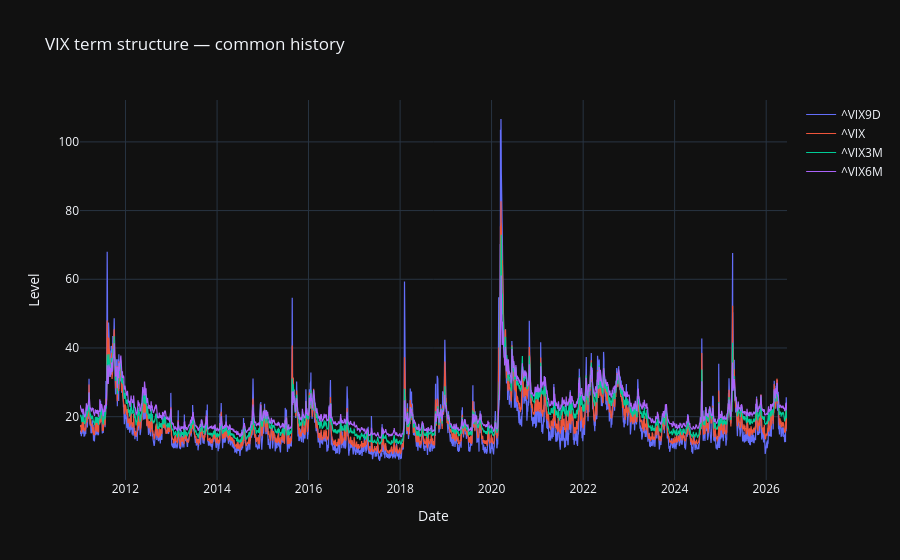

Notebook cell for this chart:
### Markdown cell above
## Quick visual sanity check

Term structure should generally fan out sensibly (VIX9D most volatile/noisy,
VIX6M smoothest), with all four co-moving in level.

### Code cell
fig = go.Figure()
for ticker in VIX_TICKERS:
    fig.add_trace(go.Scatter(
        x=vix_df_common.index,
        y=vix_df_common[ticker],
        mode="lines",
        name=ticker,
        line=dict(width=1.2),
    ))

fig.update_layout(
    title="VIX term structure — common history",
    xaxis_title="Date",
    yaxis_title="Level",
    template="plotly_dark",
    hovermode="x unified",
)
fig.show()

### Figure 1 — Plotly figure (JSON) as saved in the notebook; plotly's stock layout.template omitted (floating-point values rounded to 4 significant figures; data arrays with more than 128 entries replaced by an {"elided": "..."} marker saying what was removed)
{"data": [{"line": {"width": 1.2}, "mode": "lines", "name": "^VIX9D", "type": "scatter", "x": {"elided": "3885 str values"}, "y": {"elided": "3885 float values"}}, {"line": {"width": 1.2}, "mode": "lines", "name": "^VIX", "type": "scatter", "x": {"elided": "3885 str values"}, "y": {"elided": "3885 float values"}}, {"line": {"width": 1.2}, "mode": "lines", "name": "^VIX3M", "type": "scatter", "x": {"elided": "3885 str values"}, "y": {"elided": "3885 float values"}}, {"line": {"width": 1.2}, "mode": "lines", "name": "^VIX6M", "type": "scatter", "x": {"elided": "3885 str values"}, "y": {"elided": "3885 float values"}}], "layout": {"hovermode": "x unified", "title": {"text": "VIX term structure — common history"}, "xaxis": {"title": {"text": "Date"}}, "yaxis": {"title": {"text": "Level"}}}}
